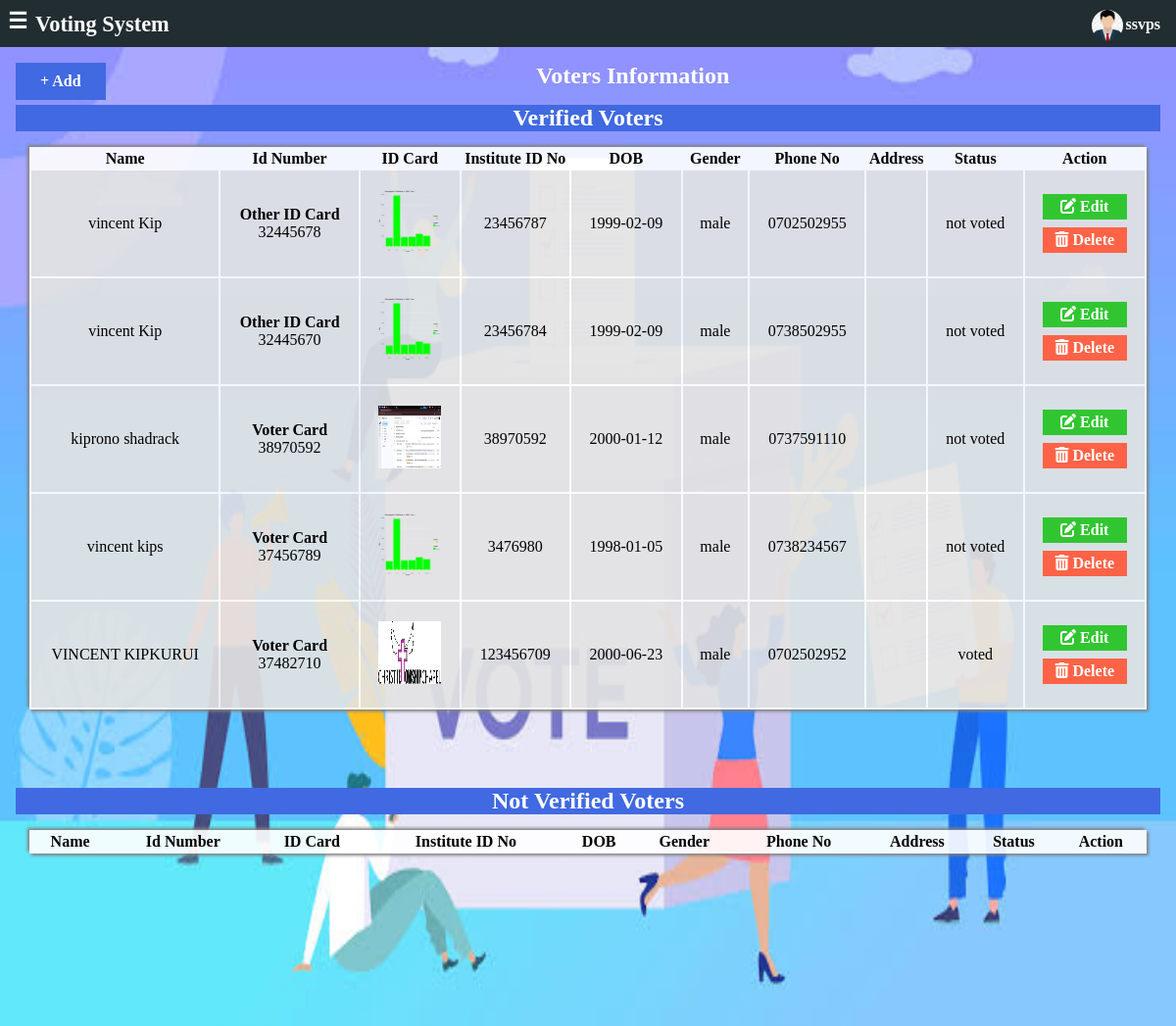
Screenshot of /voting/admin/voters.php (signed in) with the database file from the repository.
### tables this page shows
CREATE TABLE `register` (
  `id` int(255) NOT NULL,
  `fname` varchar(50) NOT NULL,
  `lname` varchar(50) NOT NULL,
  `idname` varchar(50) NOT NULL,
  `idnum` varchar(50) NOT NULL,
  `idcard` varchar(300) NOT NULL,
  `inst_id` varchar(20) NOT NULL,
  `dob` date NOT NULL,
  `gender` varchar(10) NOT NULL,
  `phone` varchar(15) NOT NULL,
  `email` varchar(50) NOT NULL,
  `address` varchar(100) NOT NULL,
  `password` varchar(10) NOT NULL,
  `verify` varchar(10) NOT NULL,
  `status` varchar(11) NOT NULL DEFAULT 'not voted'
);

### voting/admin/voters.php (the view, shortened to what this page needs)
<!DOCTYPE html>
<html lang="en">
<head>
    <link rel="stylesheet" href="../css/style.css">
    <link rel="stylesheet" href="../css/all.min.css">
</head>
<body>
    <div class="container">
        <div class="header">
            <span class="menu-bar" id="show" onclick="showMenu()">&#9776;</span>
            <span class="logo">Voting System</span>
            <span class="profile" onclick="showProfile()"><img src="../res/user3.jpg" alt=""><label><?php echo $_SESSION['name']; ?></label></span>
        </div>
        <div id="main">
        <div class="heading"><a href="../registration.php" class="add-btn" onclick="showForm()">+ Add</a><h2>Voters Information</h2></div>
        <div class="heading"><h2 style="background:royalblue;">Verified Voters</h2></div>
        <table class="table">
               <thead>
                    <th>Name</th>
                    <th>Id Number</th>
                    <th>ID Card</th>
                    <th>Institute ID No</th>
                    <th>DOB</th>
                    <th>Gender</th>
                    <th>Phone No</th>
                    <th>Address</th>
                    <th>Status</th>
                    <th>Action</th>
               </thead>
               <tbody>
                      <?php
                      $con=mysqli_connect('localhost','root','','voting');
                      $query="SELECT * FROM register WHERE verify='yes'";
                      $data=mysqli_query($con,$query);
                      while($result=mysqli_fetch_assoc($data))
                      {
                        if($result['verify']=="yes")
                        {
                            $verify="none";
                        }
                        else
                        {
                            $verify="block";
                        }
                        echo "<tr>
                        <td>".$result['fname']." ".$result['lname']."</td>
                        <td><h4>".$result['idname']."</h4>".$result['idnum']."</td>
                        <td><a href='../$result[idcard]'><img src='../".$result['idcard']."'></a></td>
                        <td>".$result['inst_id']."</td>
                        <td>".$result['dob']."</td>
                        <td>".$result['gender']."</td>
                        <td>".$result['phone']."</td>
                        <td>".$result['address']."</td>
                        <td>".$result['status']."</td>
                        <td><a href='verify_voter.php?vid=$result[id]' style='display:$verify' class='del verify' onClick='return validconfirm()'><i class='fa-solid fa-check'></i> Veirfy</a>
                        <a href='user-update.php?fn=$result[fname]&ln=$result[lname]&idno=$result[idnum]&ph=$result[phone]&ad=$result[address]' class='edit'><i class='fa-solid fa-pen-to-square'></i> Edit</a>
                        <a href='user-delete.php?ph=$result[phone]&file_path=$result[idcard]' class='del' onClick='return delconfirm()'><i class='fa-solid fa-trash-can'></i> Delete</a></td>
                        </tr>";
                      }
                      ?>
               </tbody>
           </table>
           <div class="heading"><h2 style="background:royalblue;">Not Verified Voters</h2></div>
           <table class="table">
               <thead>
                    <th>Name</th>
                    <th>Id Number</th>
                    <th>ID Card</th>
                    <th>Institute ID No</th>
                    <th>DOB</th>
                    <th>Gender</th>
                    <th>Phone No</th>
                    <th>Address</th>
                    <th>Status</th>
                    <th>Action</th>
               </thead>
           </table>
        </div>
    </div>
</body>
</html>

### voting/css/style.css (style rules this page uses)
* { margin: 0px; font-family: 'Bahnschrift Light'; }
.container { height: 100vh; width: 100vw; overflow: auto; background: linear-gradient(rgb(255, 255, 255,0.1),rgb(255, 255, 255,0.1)), url(../res/8.png); background-size: 100% 100%; }
.heading { text-align: center; margin: 1rem; color: rgb(255, 255, 255); }
.header { height: 3rem; overflow: auto; background: #222d32; color: #fff; position: sticky; top: 0; width: 100%; }
.header .menu-bar, .header .logo { font-size: 1.4rem; font-weight: 900; margin-left: 0.5rem; margin-top: 0.5rem; float: left; cursor: pointer; }
.header .logo { margin-top: 0.75rem; }
.header .profile { float: right; margin-right: 1rem; }
.header .profile img { height: 2rem; width: 2rem; border-radius: 50%; margin-top: 10px; margin-right: 2px; float: left; cursor: pointer; }
.header .profile label { float: right; margin-top: 1rem; font-weight: 900; cursor: pointer; }
#main { height: 100%; width: 100%; overflow: auto; float: right; }
.add-btn { float: left; padding: 10px 25px; text-align: center; cursor: pointer; text-decoration: none; background: royalblue; color: white; font-weight: 900; }
.table { width: 95%; margin: auto; margin-bottom: 5rem; box-shadow: 2px 2px 3px gray, -2px -2px 3px gray; background: rgba(255, 255, 255, 0.9); text-align: center; }
.table td { background: rgb(0, 0, 0, 0.1); }
.table img { height: 4rem; width: 4rem; }
.del, .edit { padding: 4px 10px; margin: 2px; color: white; text-decoration: none; font-weight: 900; }
.del { background: tomato; }
.edit { background: rgb(49, 198, 49); }

### voting/admin/voters.php (style rules this page uses)
.del,.edit,.verify { display: block; margin-top: 0.5rem; margin-bottom: 0.5rem; }
td { padding: 1rem; }

### rows the page displays
register: fname "vincent", lname "Kip", idname "Other ID Card", idnum "32445678", idcard (picture), inst "23456787", dob "1999-02-09", gender "male", phone "0702502955", status "not voted"
register: fname "vincent", lname "Kip", idname "Other ID Card", idnum "32445670", idcard (picture), inst "23456784", dob "1999-02-09", gender "male", phone "0738502955", status "not voted"
register: fname "kiprono", lname "shadrack", idname "Voter Card", idnum "38970592", idcard (picture), inst "38970592", dob "2000-01-12", gender "male", phone "0737591110", status "not voted"
register: fname "vincent", lname "kips", idname "Voter Card", idnum "37456789", idcard (picture), inst "3476980", dob "1998-01-05", gender "male", phone "0738234567", status "not voted"
register: fname "VINCENT", lname "KIPKURUI", idname "Voter Card", idnum "37482710", idcard (picture), inst "123456709", dob "2000-06-23", gender "male", phone "0702502952", status "voted"

### other values shown
$_SESSION['name'] "ssvps"
